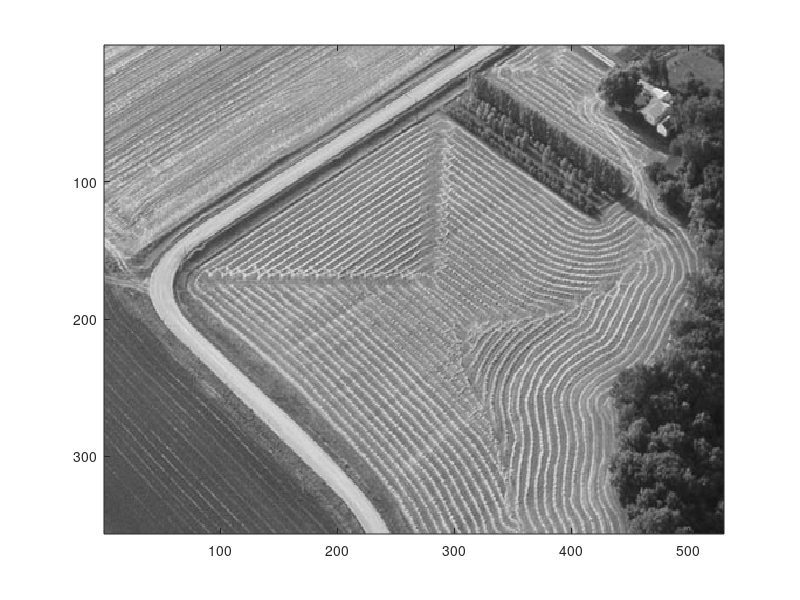
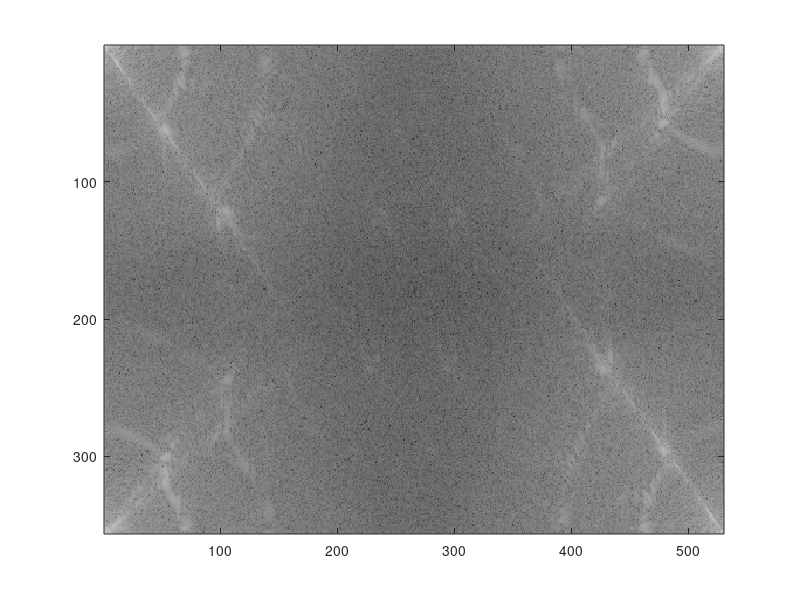

MATLAB code to generate these figures, in order: (Note: this script raises an error after producing the figures.)
close all
close all hidden

load('field.mat');
figure;
image(field);
colormap(gray(256));

y = fft2(field);
figure;
image(256*log(abs(y))/max(max(log(abs(y)))));
colormap(gray(256));

mask = zeros(356, 530);

mask = createMask3(mask, y , 4);

mask = 1 - mask;
figure;
image(256*mask);
colormap(gray(256));

y2 = y.*mask;

z = ifft2(y2);
figure;
image(256*abs(z)/max(max(abs(z))));
colormap(gray(256));
